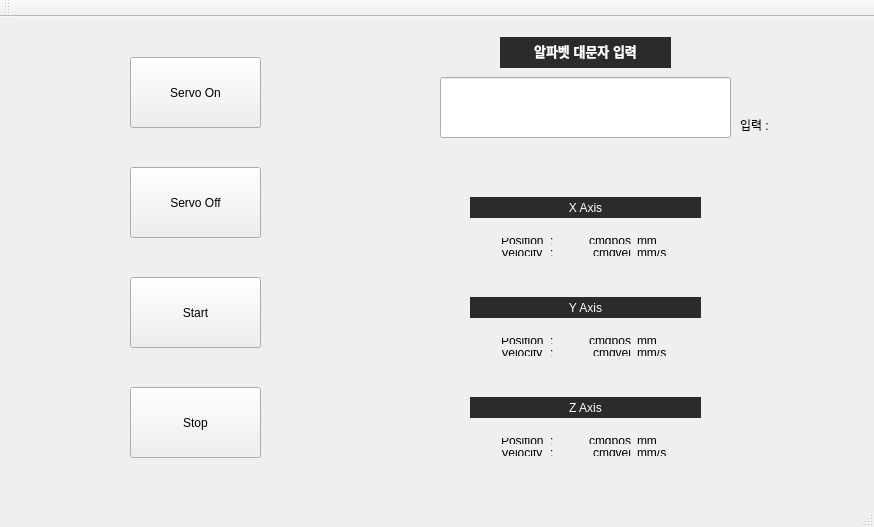
<?xml version="1.0" encoding="UTF-8"?>
<ui version="4.0">
 <class>HMI_mainClass</class>
 <widget class="QMainWindow" name="HMI_mainClass">
  <property name="geometry">
   <rect>
    <x>0</x>
    <y>0</y>
    <width>874</width>
    <height>527</height>
   </rect>
  </property>
  <property name="minimumSize">
   <size>
    <width>0</width>
    <height>0</height>
   </size>
  </property>
  <property name="font">
   <font/>
  </property>
  <property name="windowTitle">
   <string>HMI_main</string>
  </property>
  <property name="styleSheet">
   <string notr="true"/>
  </property>
  <widget class="QWidget" name="centralWidget">
   <widget class="QPushButton" name="btnServoOn">
    <property name="geometry">
     <rect>
      <x>130</x>
      <y>40</y>
      <width>131</width>
      <height>71</height>
     </rect>
    </property>
    <property name="font">
     <font/>
    </property>
    <property name="text">
     <string>Servo On</string>
    </property>
   </widget>
   <widget class="QPushButton" name="btnStop">
    <property name="geometry">
     <rect>
      <x>130</x>
      <y>370</y>
      <width>131</width>
      <height>71</height>
     </rect>
    </property>
    <property name="font">
     <font/>
    </property>
    <property name="text">
     <string>Stop</string>
    </property>
   </widget>
   <widget class="QPushButton" name="btnStart">
    <property name="geometry">
     <rect>
      <x>130</x>
      <y>260</y>
      <width>131</width>
      <height>71</height>
     </rect>
    </property>
    <property name="font">
     <font/>
    </property>
    <property name="text">
     <string>Start</string>
    </property>
   </widget>
   <widget class="QPushButton" name="btnServoOff">
    <property name="geometry">
     <rect>
      <x>130</x>
      <y>150</y>
      <width>131</width>
      <height>71</height>
     </rect>
    </property>
    <property name="font">
     <font/>
    </property>
    <property name="text">
     <string>Servo Off</string>
    </property>
   </widget>
   <widget class="QLineEdit" name="leAlphabetInput">
    <property name="geometry">
     <rect>
      <x>440</x>
      <y>60</y>
      <width>291</width>
      <height>61</height>
     </rect>
    </property>
    <property name="font">
     <font>
      <pointsize>12</pointsize>
     </font>
    </property>
    <property name="cursor">
     <cursorShape>IBeamCursor</cursorShape>
    </property>
   </widget>
   <widget class="QTextBrowser" name="textBrowser">
    <property name="geometry">
     <rect>
      <x>500</x>
      <y>20</y>
      <width>171</width>
      <height>31</height>
     </rect>
    </property>
    <property name="font">
     <font/>
    </property>
    <property name="statusTip">
     <string/>
    </property>
    <property name="styleSheet">
     <string notr="true">QTextEdit {
    background-color: #2b2b2b;
    color: white;
    border: none;
}</string>
    </property>
    <property name="html">
     <string>&lt;!DOCTYPE HTML PUBLIC &quot;-//W3C//DTD HTML 4.0//EN&quot; &quot;http://www.w3.org/TR/REC-html40/strict.dtd&quot;&gt;
&lt;html&gt;&lt;head&gt;&lt;meta name=&quot;qrichtext&quot; content=&quot;1&quot; /&gt;&lt;meta charset=&quot;utf-8&quot; /&gt;&lt;style type=&quot;text/css&quot;&gt;
p, li { white-space: pre-wrap; }
hr { height: 1px; border-width: 0; }
li.unchecked::marker { content: &quot;\2610&quot;; }
li.checked::marker { content: &quot;\2612&quot;; }
&lt;/style&gt;&lt;/head&gt;&lt;body style=&quot; font-family:'맑은 고딕'; font-size:9pt; font-weight:400; font-style:normal;&quot;&gt;
&lt;p align=&quot;center&quot; style=&quot; margin-top:0px; margin-bottom:0px; margin-left:0px; margin-right:0px; -qt-block-indent:0; text-indent:0px;&quot;&gt;&lt;span style=&quot; font-size:10pt; font-weight:700;&quot;&gt;알파벳 대문자 입력&lt;/span&gt;&lt;/p&gt;&lt;/body&gt;&lt;/html&gt;</string>
    </property>
   </widget>
   <widget class="QTextBrowser" name="textBrowser_3">
    <property name="geometry">
     <rect>
      <x>470</x>
      <y>180</y>
      <width>231</width>
      <height>21</height>
     </rect>
    </property>
    <property name="font">
     <font/>
    </property>
    <property name="mouseTracking">
     <bool>true</bool>
    </property>
    <property name="statusTip">
     <string/>
    </property>
    <property name="styleSheet">
     <string notr="true">QTextEdit {
    background-color: #2b2b2b;
    color: white;
    border: none;
}</string>
    </property>
    <property name="verticalScrollBarPolicy">
     <enum>Qt::ScrollBarPolicy::ScrollBarAlwaysOff</enum>
    </property>
    <property name="html">
     <string>&lt;!DOCTYPE HTML PUBLIC &quot;-//W3C//DTD HTML 4.0//EN&quot; &quot;http://www.w3.org/TR/REC-html40/strict.dtd&quot;&gt;
&lt;html&gt;&lt;head&gt;&lt;meta name=&quot;qrichtext&quot; content=&quot;1&quot; /&gt;&lt;meta charset=&quot;utf-8&quot; /&gt;&lt;style type=&quot;text/css&quot;&gt;
p, li { white-space: pre-wrap; }
hr { height: 1px; border-width: 0; }
li.unchecked::marker { content: &quot;\2610&quot;; }
li.checked::marker { content: &quot;\2612&quot;; }
&lt;/style&gt;&lt;/head&gt;&lt;body style=&quot; font-family:'맑은 고딕'; font-size:9pt; font-weight:400; font-style:normal;&quot;&gt;
&lt;p align=&quot;center&quot; style=&quot; margin-top:0px; margin-bottom:0px; margin-left:0px; margin-right:0px; -qt-block-indent:0; text-indent:0px;&quot;&gt;X Axis&lt;/p&gt;&lt;/body&gt;&lt;/html&gt;</string>
    </property>
   </widget>
   <widget class="QTextBrowser" name="textBrowser_4">
    <property name="geometry">
     <rect>
      <x>470</x>
      <y>280</y>
      <width>231</width>
      <height>21</height>
     </rect>
    </property>
    <property name="font">
     <font/>
    </property>
    <property name="mouseTracking">
     <bool>true</bool>
    </property>
    <property name="statusTip">
     <string/>
    </property>
    <property name="styleSheet">
     <string notr="true">QTextEdit {
    background-color: #2b2b2b;
    color: white;
    border: none;
}</string>
    </property>
    <property name="verticalScrollBarPolicy">
     <enum>Qt::ScrollBarPolicy::ScrollBarAlwaysOff</enum>
    </property>
    <property name="html">
     <string>&lt;!DOCTYPE HTML PUBLIC &quot;-//W3C//DTD HTML 4.0//EN&quot; &quot;http://www.w3.org/TR/REC-html40/strict.dtd&quot;&gt;
&lt;html&gt;&lt;head&gt;&lt;meta name=&quot;qrichtext&quot; content=&quot;1&quot; /&gt;&lt;meta charset=&quot;utf-8&quot; /&gt;&lt;style type=&quot;text/css&quot;&gt;
p, li { white-space: pre-wrap; }
hr { height: 1px; border-width: 0; }
li.unchecked::marker { content: &quot;\2610&quot;; }
li.checked::marker { content: &quot;\2612&quot;; }
&lt;/style&gt;&lt;/head&gt;&lt;body style=&quot; font-family:'맑은 고딕'; font-size:9pt; font-weight:400; font-style:normal;&quot;&gt;
&lt;p align=&quot;center&quot; style=&quot; margin-top:0px; margin-bottom:0px; margin-left:0px; margin-right:0px; -qt-block-indent:0; text-indent:0px;&quot;&gt;Y Axis&lt;/p&gt;&lt;/body&gt;&lt;/html&gt;</string>
    </property>
   </widget>
   <widget class="QWidget" name="layoutWidget">
    <property name="geometry">
     <rect>
      <x>490</x>
      <y>310</y>
      <width>191</width>
      <height>40</height>
     </rect>
    </property>
    <layout class="QGridLayout" name="gridLayout_3">
     <item row="0" column="0">
      <widget class="QLabel" name="label_35">
       <property name="text">
        <string>Position</string>
       </property>
      </widget>
     </item>
     <item row="0" column="1">
      <widget class="QLabel" name="label_21">
       <property name="text">
        <string>:</string>
       </property>
       <property name="alignment">
        <set>Qt::AlignmentFlag::AlignLeading|Qt::AlignmentFlag::AlignLeft|Qt::AlignmentFlag::AlignVCenter</set>
       </property>
      </widget>
     </item>
     <item row="0" column="2">
      <widget class="QLabel" name="lblYPos">
       <property name="text">
        <string>cmdpos</string>
       </property>
       <property name="alignment">
        <set>Qt::AlignmentFlag::AlignRight|Qt::AlignmentFlag::AlignTrailing|Qt::AlignmentFlag::AlignVCenter</set>
       </property>
      </widget>
     </item>
     <item row="0" column="3">
      <widget class="QLabel" name="label_37">
       <property name="text">
        <string>mm</string>
       </property>
      </widget>
     </item>
     <item row="1" column="0">
      <widget class="QLabel" name="label_16">
       <property name="text">
        <string>Velocity</string>
       </property>
      </widget>
     </item>
     <item row="1" column="1">
      <widget class="QLabel" name="label_38">
       <property name="text">
        <string>:</string>
       </property>
       <property name="alignment">
        <set>Qt::AlignmentFlag::AlignLeading|Qt::AlignmentFlag::AlignLeft|Qt::AlignmentFlag::AlignVCenter</set>
       </property>
       <property name="buddy">
        <cstring></cstring>
       </property>
      </widget>
     </item>
     <item row="1" column="2">
      <widget class="QLabel" name="lblYVel">
       <property name="text">
        <string>cmdvel</string>
       </property>
       <property name="alignment">
        <set>Qt::AlignmentFlag::AlignRight|Qt::AlignmentFlag::AlignTrailing|Qt::AlignmentFlag::AlignVCenter</set>
       </property>
      </widget>
     </item>
     <item row="1" column="3">
      <widget class="QLabel" name="label_22">
       <property name="text">
        <string>mm/s</string>
       </property>
      </widget>
     </item>
    </layout>
   </widget>
   <widget class="QTextBrowser" name="textBrowser_5">
    <property name="geometry">
     <rect>
      <x>470</x>
      <y>380</y>
      <width>231</width>
      <height>21</height>
     </rect>
    </property>
    <property name="font">
     <font/>
    </property>
    <property name="mouseTracking">
     <bool>true</bool>
    </property>
    <property name="statusTip">
     <string/>
    </property>
    <property name="styleSheet">
     <string notr="true">QTextEdit {
    background-color: #2b2b2b;
    color: white;
    border: none;
}</string>
    </property>
    <property name="verticalScrollBarPolicy">
     <enum>Qt::ScrollBarPolicy::ScrollBarAlwaysOff</enum>
    </property>
    <property name="html">
     <string>&lt;!DOCTYPE HTML PUBLIC &quot;-//W3C//DTD HTML 4.0//EN&quot; &quot;http://www.w3.org/TR/REC-html40/strict.dtd&quot;&gt;
&lt;html&gt;&lt;head&gt;&lt;meta name=&quot;qrichtext&quot; content=&quot;1&quot; /&gt;&lt;meta charset=&quot;utf-8&quot; /&gt;&lt;style type=&quot;text/css&quot;&gt;
p, li { white-space: pre-wrap; }
hr { height: 1px; border-width: 0; }
li.unchecked::marker { content: &quot;\2610&quot;; }
li.checked::marker { content: &quot;\2612&quot;; }
&lt;/style&gt;&lt;/head&gt;&lt;body style=&quot; font-family:'맑은 고딕'; font-size:9pt; font-weight:400; font-style:normal;&quot;&gt;
&lt;p align=&quot;center&quot; style=&quot; margin-top:0px; margin-bottom:0px; margin-left:0px; margin-right:0px; -qt-block-indent:0; text-indent:0px;&quot;&gt;Z Axis&lt;/p&gt;&lt;/body&gt;&lt;/html&gt;</string>
    </property>
   </widget>
   <widget class="QWidget" name="layoutWidget_2">
    <property name="geometry">
     <rect>
      <x>490</x>
      <y>410</y>
      <width>191</width>
      <height>40</height>
     </rect>
    </property>
    <layout class="QGridLayout" name="gridLayout_4">
     <item row="0" column="0">
      <widget class="QLabel" name="label_29">
       <property name="text">
        <string>Position</string>
       </property>
      </widget>
     </item>
     <item row="0" column="1">
      <widget class="QLabel" name="label_23">
       <property name="text">
        <string>:</string>
       </property>
       <property name="alignment">
        <set>Qt::AlignmentFlag::AlignLeading|Qt::AlignmentFlag::AlignLeft|Qt::AlignmentFlag::AlignVCenter</set>
       </property>
      </widget>
     </item>
     <item row="0" column="2">
      <widget class="QLabel" name="lblZPos">
       <property name="text">
        <string>cmdpos</string>
       </property>
       <property name="alignment">
        <set>Qt::AlignmentFlag::AlignRight|Qt::AlignmentFlag::AlignTrailing|Qt::AlignmentFlag::AlignVCenter</set>
       </property>
      </widget>
     </item>
     <item row="0" column="3">
      <widget class="QLabel" name="label_31">
       <property name="text">
        <string>mm</string>
       </property>
      </widget>
     </item>
     <item row="1" column="0">
      <widget class="QLabel" name="label_14">
       <property name="text">
        <string>Velocity</string>
       </property>
      </widget>
     </item>
     <item row="1" column="1">
      <widget class="QLabel" name="label_32">
       <property name="text">
        <string>:</string>
       </property>
       <property name="alignment">
        <set>Qt::AlignmentFlag::AlignLeading|Qt::AlignmentFlag::AlignLeft|Qt::AlignmentFlag::AlignVCenter</set>
       </property>
       <property name="buddy">
        <cstring></cstring>
       </property>
      </widget>
     </item>
     <item row="1" column="2">
      <widget class="QLabel" name="lblZVel">
       <property name="text">
        <string>cmdvel</string>
       </property>
       <property name="alignment">
        <set>Qt::AlignmentFlag::AlignRight|Qt::AlignmentFlag::AlignTrailing|Qt::AlignmentFlag::AlignVCenter</set>
       </property>
      </widget>
     </item>
     <item row="1" column="3">
      <widget class="QLabel" name="label_24">
       <property name="text">
        <string>mm/s</string>
       </property>
      </widget>
     </item>
    </layout>
   </widget>
   <widget class="QWidget" name="layoutWidget">
    <property name="geometry">
     <rect>
      <x>490</x>
      <y>210</y>
      <width>191</width>
      <height>40</height>
     </rect>
    </property>
    <layout class="QGridLayout" name="gridLayout_2">
     <item row="0" column="0">
      <widget class="QLabel" name="label_25">
       <property name="text">
        <string>Position</string>
       </property>
      </widget>
     </item>
     <item row="0" column="1">
      <widget class="QLabel" name="label_20">
       <property name="text">
        <string>:</string>
       </property>
       <property name="alignment">
        <set>Qt::AlignmentFlag::AlignLeading|Qt::AlignmentFlag::AlignLeft|Qt::AlignmentFlag::AlignVCenter</set>
       </property>
      </widget>
     </item>
     <item row="0" column="2">
      <widget class="QLabel" name="lblXPos">
       <property name="text">
        <string>cmdpos</string>
       </property>
       <property name="alignment">
        <set>Qt::AlignmentFlag::AlignRight|Qt::AlignmentFlag::AlignTrailing|Qt::AlignmentFlag::AlignVCenter</set>
       </property>
      </widget>
     </item>
     <item row="0" column="3">
      <widget class="QLabel" name="label_27">
       <property name="text">
        <string>mm</string>
       </property>
      </widget>
     </item>
     <item row="1" column="0">
      <widget class="QLabel" name="label_12">
       <property name="text">
        <string>Velocity</string>
       </property>
      </widget>
     </item>
     <item row="1" column="1">
      <widget class="QLabel" name="label_28">
       <property name="text">
        <string>:</string>
       </property>
       <property name="alignment">
        <set>Qt::AlignmentFlag::AlignLeading|Qt::AlignmentFlag::AlignLeft|Qt::AlignmentFlag::AlignVCenter</set>
       </property>
       <property name="buddy">
        <cstring></cstring>
       </property>
      </widget>
     </item>
     <item row="1" column="2">
      <widget class="QLabel" name="lblXVel">
       <property name="text">
        <string>cmdvel</string>
       </property>
       <property name="alignment">
        <set>Qt::AlignmentFlag::AlignRight|Qt::AlignmentFlag::AlignTrailing|Qt::AlignmentFlag::AlignVCenter</set>
       </property>
      </widget>
     </item>
     <item row="1" column="3">
      <widget class="QLabel" name="label_19">
       <property name="text">
        <string>mm/s</string>
       </property>
      </widget>
     </item>
    </layout>
   </widget>
   <widget class="QLabel" name="label">
    <property name="geometry">
     <rect>
      <x>740</x>
      <y>100</y>
      <width>48</width>
      <height>16</height>
     </rect>
    </property>
    <property name="text">
     <string>입력 : </string>
    </property>
   </widget>
   <widget class="QLabel" name="lblInputResult">
    <property name="geometry">
     <rect>
      <x>780</x>
      <y>100</y>
      <width>81</width>
      <height>91</height>
     </rect>
    </property>
    <property name="sizePolicy">
     <sizepolicy hsizetype="Ignored" vsizetype="Preferred">
      <horstretch>0</horstretch>
      <verstretch>0</verstretch>
     </sizepolicy>
    </property>
    <property name="minimumSize">
     <size>
      <width>0</width>
      <height>50</height>
     </size>
    </property>
    <property name="maximumSize">
     <size>
      <width>100</width>
      <height>16777215</height>
     </size>
    </property>
    <property name="text">
     <string/>
    </property>
    <property name="alignment">
     <set>Qt::AlignmentFlag::AlignLeading|Qt::AlignmentFlag::AlignLeft|Qt::AlignmentFlag::AlignTop</set>
    </property>
    <property name="wordWrap">
     <bool>true</bool>
    </property>
   </widget>
  </widget>
  <widget class="QMenuBar" name="menuBar">
   <property name="geometry">
    <rect>
     <x>0</x>
     <y>0</y>
     <width>874</width>
     <height>21</height>
    </rect>
   </property>
  </widget>
  <widget class="QToolBar" name="mainToolBar">
   <attribute name="toolBarArea">
    <enum>TopToolBarArea</enum>
   </attribute>
   <attribute name="toolBarBreak">
    <bool>false</bool>
   </attribute>
  </widget>
  <widget class="QStatusBar" name="statusBar"/>
 </widget>
 <layoutdefault spacing="6" margin="11"/>
 <resources>
  <include location="HMI_main.qrc"/>
 </resources>
 <connections/>
</ui>
